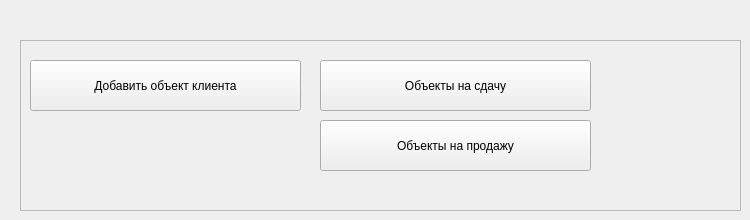
    <widget class="QWidget" name="page_objectsC">
     <widget class="QFrame" name="frame_objectsC">
      <property name="geometry">
       <rect>
        <x>20</x>
        <y>40</y>
        <width>721</width>
        <height>171</height>
       </rect>
      </property>
      <property name="styleSheet">
       <string notr="true"/>
      </property>
      <property name="frameShape">
       <enum>QFrame::StyledPanel</enum>
      </property>
      <property name="frameShadow">
       <enum>QFrame::Raised</enum>
      </property>
      <widget class="QPushButton" name="bt_objectsc_add">
       <property name="geometry">
        <rect>
         <x>10</x>
         <y>20</y>
         <width>271</width>
         <height>51</height>
        </rect>
       </property>
       <property name="styleSheet">
        <string notr="true"/>
       </property>
       <property name="text">
        <string>Добавить объект клиента</string>
       </property>
      </widget>
      <widget class="QPushButton" name="bt_objectsc_onlyrent">
       <property name="geometry">
        <rect>
         <x>300</x>
         <y>20</y>
         <width>271</width>
         <height>51</height>
        </rect>
       </property>
       <property name="styleSheet">
        <string notr="true"/>
       </property>
       <property name="text">
        <string>Объекты на сдачу</string>
       </property>
      </widget>
      <widget class="QPushButton" name="bt_objectsc_onlysale">
       <property name="geometry">
        <rect>
         <x>300</x>
         <y>80</y>
         <width>271</width>
         <height>51</height>
        </rect>
       </property>
       <property name="styleSheet">
        <string notr="true"/>
       </property>
       <property name="text">
        <string>Объекты на продажу</string>
       </property>
      </widget>
     </widget>
    </widget>
